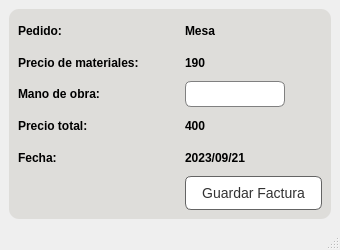
<?xml version="1.0" encoding="UTF-8"?>
<ui version="4.0">
 <class>MainWindow</class>
 <widget class="QMainWindow" name="MainWindow">
  <property name="geometry">
   <rect>
    <x>0</x>
    <y>0</y>
    <width>340</width>
    <height>250</height>
   </rect>
  </property>
  <property name="maximumSize">
   <size>
    <width>340</width>
    <height>250</height>
   </size>
  </property>
  <property name="windowTitle">
   <string>Vista Previa de Factura</string>
  </property>
  <widget class="QWidget" name="centralwidget">
   <layout class="QGridLayout" name="gridLayout_2">
    <item row="0" column="0">
     <layout class="QGridLayout" name="gridLayout">
      <item row="0" column="0">
       <widget class="QFrame" name="frame">
        <property name="styleSheet">
         <string notr="true">QFrame{
	background-color: rgb(222, 221, 218);
	border:none;
}
QPushButton {
	background-color:rgb(255, 255, 255);
	border:1px solid rgb(100,100,100);
	color:rgb(50,50,50);
    padding: 8px 16px;
    border-radius: 6px;
    font-size: 14px;
}

QPushButton:hover {
    background-color: #D6D2D1;
}

QPushButton:pressed {
    background-color: #52c7ff;
}

QLabel{
		font-weight:500;
}

*{
		font-family:&quot;Inter&quot;, sans-serif;
		
}

QFrame{
		background-color: rgb(222, 221, 218);
		border-radius:10%;
}

QLineEdit {
    background-color: white;
    border: 1px solid gray;
    padding: 4px;
    border-radius: 6px;
    font-size: 12px;
}

QLineEdit:focus {
    border-color: #3daee9;
    outline: none;
}

QLineEdit::hover {
    background-color: #f0f0f0;
}

QTextEdit {
    background-color: white;
    border: 1px solid gray;
    padding: 4px;
    border-radius: 6px;
    font-size: 12px;
}

QTextEdit:focus {
    border-color: #3daee9;
    outline: none;
}

QTextEdit::hover {
    background-color: #f0f0f0;
}</string>
        </property>
        <property name="frameShape">
         <enum>QFrame::StyledPanel</enum>
        </property>
        <property name="frameShadow">
         <enum>QFrame::Raised</enum>
        </property>
        <layout class="QGridLayout" name="gridLayout_4">
         <item row="0" column="0">
          <layout class="QGridLayout" name="gridLayout_3" rowstretch="0,0,0,0,0,0" columnstretch="0,0">
           <item row="3" column="1">
            <widget class="QLabel" name="label_7">
             <property name="text">
              <string>400</string>
             </property>
            </widget>
           </item>
           <item row="2" column="0">
            <widget class="QLabel" name="label_3">
             <property name="text">
              <string>Mano de obra:</string>
             </property>
            </widget>
           </item>
           <item row="2" column="1">
            <widget class="QLineEdit" name="lineEdit_3">
             <property name="minimumSize">
              <size>
               <width>0</width>
               <height>0</height>
              </size>
             </property>
             <property name="maximumSize">
              <size>
               <width>100</width>
               <height>16777215</height>
              </size>
             </property>
            </widget>
           </item>
           <item row="4" column="1">
            <widget class="QLabel" name="label_9">
             <property name="text">
              <string>2023/09/21</string>
             </property>
            </widget>
           </item>
           <item row="1" column="1">
            <widget class="QLabel" name="label_5">
             <property name="text">
              <string>190</string>
             </property>
            </widget>
           </item>
           <item row="4" column="0">
            <widget class="QLabel" name="label_8">
             <property name="text">
              <string>Fecha:</string>
             </property>
            </widget>
           </item>
           <item row="0" column="1">
            <widget class="QLabel" name="label_4">
             <property name="text">
              <string>Mesa </string>
             </property>
            </widget>
           </item>
           <item row="3" column="0">
            <widget class="QLabel" name="label_6">
             <property name="text">
              <string>Precio total:</string>
             </property>
            </widget>
           </item>
           <item row="0" column="0">
            <widget class="QLabel" name="label">
             <property name="text">
              <string>Pedido:</string>
             </property>
            </widget>
           </item>
           <item row="1" column="0">
            <widget class="QLabel" name="label_2">
             <property name="text">
              <string>Precio de materiales:</string>
             </property>
            </widget>
           </item>
           <item row="5" column="1">
            <widget class="QPushButton" name="pushButton">
             <property name="text">
              <string>Guardar Factura</string>
             </property>
            </widget>
           </item>
          </layout>
         </item>
        </layout>
       </widget>
      </item>
     </layout>
    </item>
   </layout>
  </widget>
  <widget class="QStatusBar" name="statusbar"/>
 </widget>
 <resources/>
 <connections/>
</ui>
